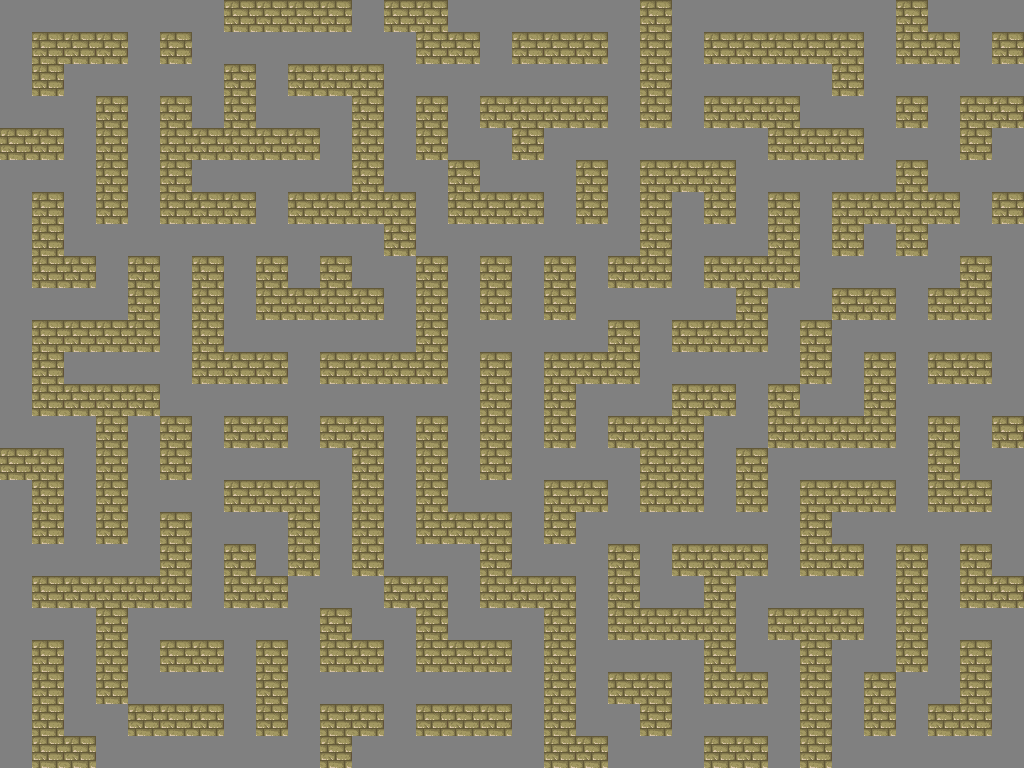

A level layout from a 2D game, rendered from its tile map. Below: a short description, then the map file with tile-grid data replaced by summaries:
An orthogonal 32x24 tile map with 32x32 px tiles, 1 tile layer (WallLayer) and 24 objects (7x 1, 7x 2, 7x 4, 2x Orig, Dest).

<map version="1.0" orientation="orthogonal" renderorder="right-down" width="32" height="24" tilewidth="32" tileheight="32" backgroundcolor="#808080">
 <tileset firstgid="1" name="tmw_desert_spacing" tilewidth="32" tileheight="32" spacing="1" margin="1">
  <image source="tmw_desert_spacing.png" width="265" height="199" />
 </tileset>
 <objectgroup name="Sprites">
  <object type="1" gid="15" x="128" y="704" />
  <object type="1" gid="15" x="96" y="320" />
  <object type="1" gid="15" x="864" y="96" />
  <object type="1" gid="15" x="480" y="192" />
  <object type="1" gid="15" x="768" y="736" />
  <object type="1" gid="15" x="768" y="384" />
  <object type="1" gid="15" x="480" y="512" />
  <object type="2" gid="38" x="608" y="32" />
  <object type="2" gid="38" x="576" y="352" />
  <object type="2" gid="38" x="576" y="704" />
  <object type="2" gid="38" x="256" y="224" />
  <object type="2" gid="38" x="864" y="576" />
  <object type="2" gid="38" x="992" y="256" />
  <object type="2" gid="38" x="224" y="544" />
  <object type="4" gid="39" x="320" y="64" />
  <object type="4" gid="39" x="64" y="512" />
  <object type="4" gid="39" x="736" y="192" />
  <object type="4" gid="39" x="960" y="448" />
  <object type="4" gid="39" x="384" y="352" />
  <object type="4" gid="39" x="352" y="704" />
  <object type="4" gid="39" x="672" y="544" />
 </objectgroup>
 <layer name="WallLayer" width="32" height="24">
  <properties>
   <property name="Collidable" value="true" />
  </properties>
  <data>[768 cells, 314 non-empty, 1 distinct tile ids]</data>
 </layer>
 <objectgroup draworder="index" name="Spe_Place">
  <object name="Orig" gid="31" x="0" y="32" />
  <object name="Dest" gid="46" x="992" y="768" />
  <object name="Orig" gid="31" x="0" y="0" />
 </objectgroup>
</map>
